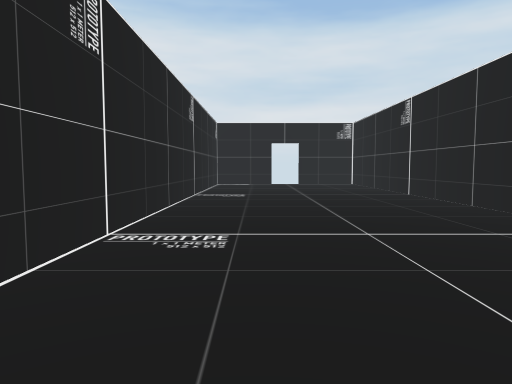
View 1 (above)

16 first-person views from a walk through a scene from a Unity 3-D project. The camera is 1.3 m above the floor, tilts 4° down and sees 70° across. The floor is counted in squares, 2 m on a side. Each view is taken from the middle of a square. On the plan, view 1 faces up. The plan holds only what a view shows up to about 11 squares ahead; the rest is blank. The player is left out. Door leaves are left out, so doorways stand open.

View 2
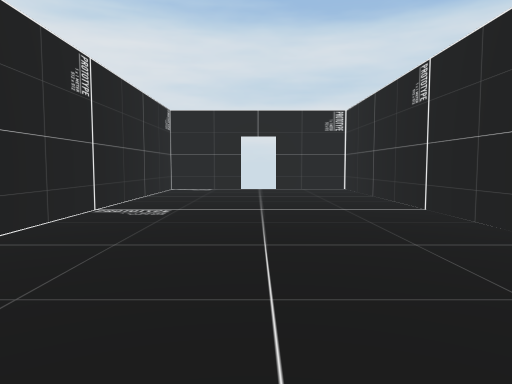

View 3
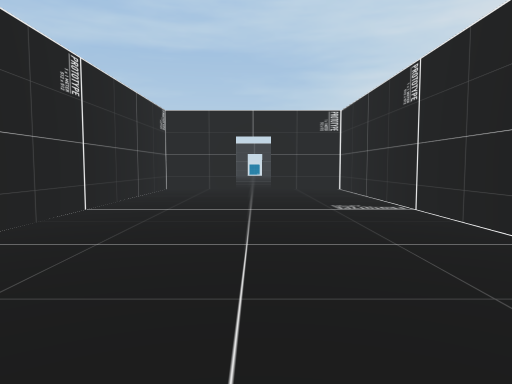

View 4
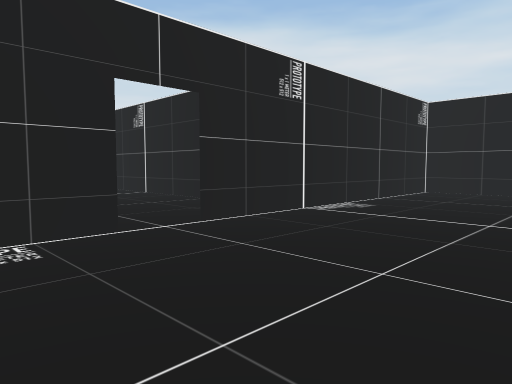

View 5
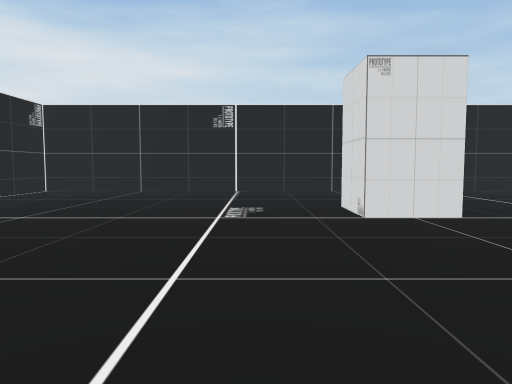

View 6
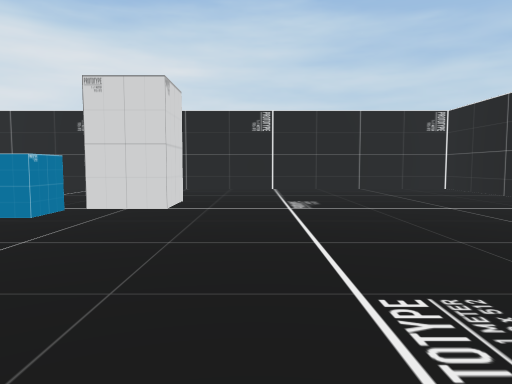

View 7
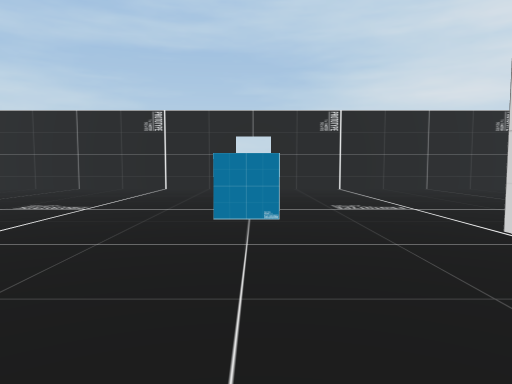

View 8
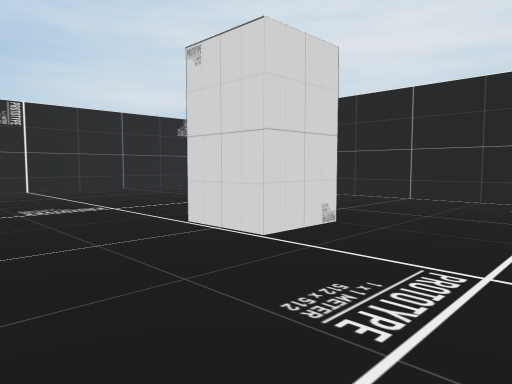

View 9
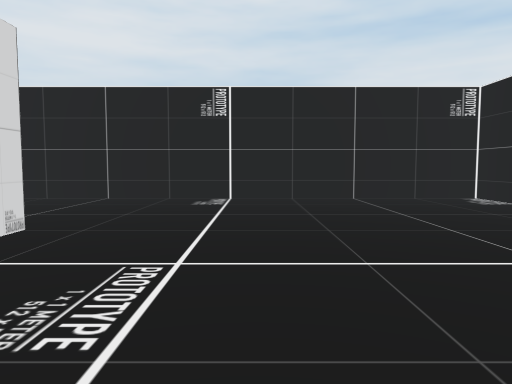

View 10
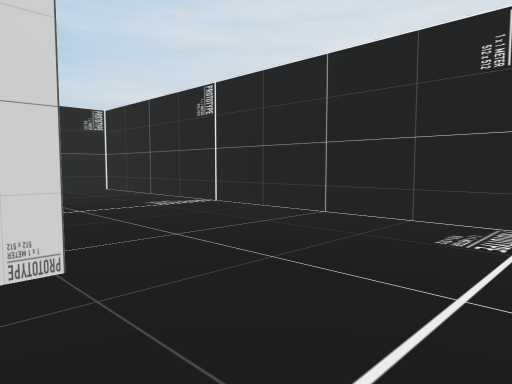

View 11
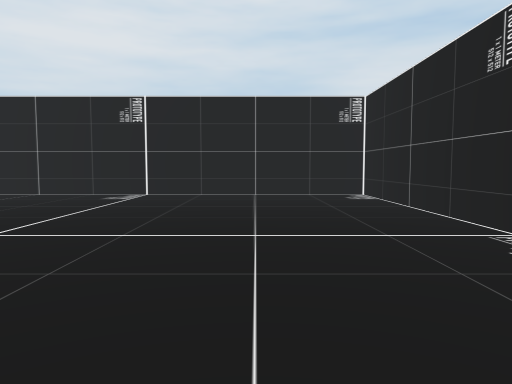

View 12
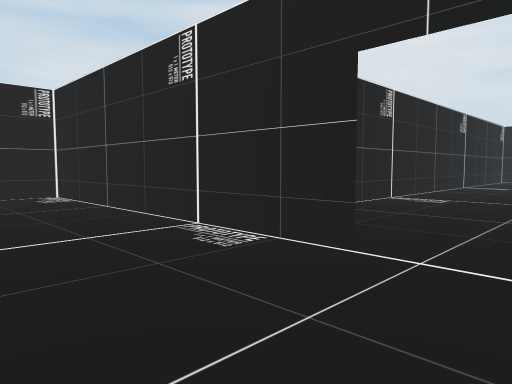

View 13
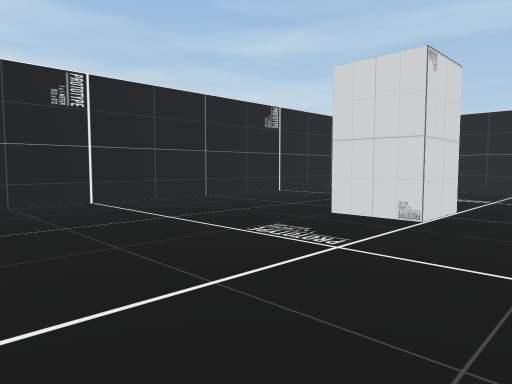

View 14
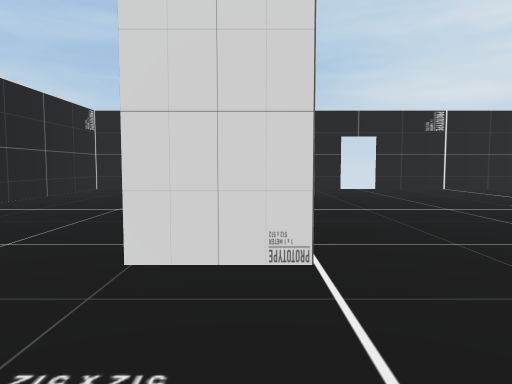

View 15
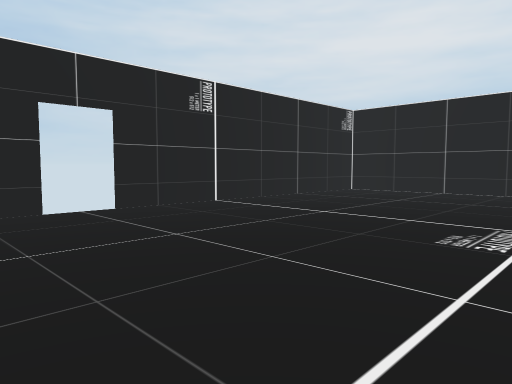

View 16
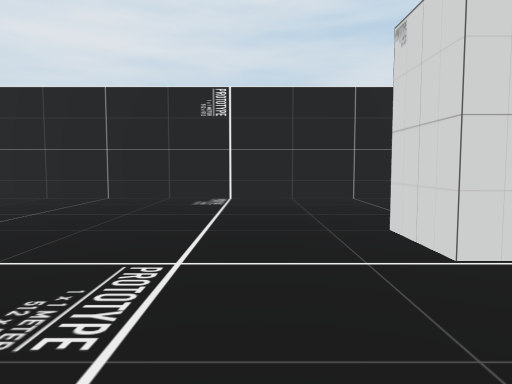

### Floor plan
Ten units are one square. View 1 is at (0, 0); x grows to the right and y downward. Boxes are objects, and circles mark ways between rooms. Rooms are numbered by the first view taken in them; rooms with no view inside come last. Other rooms are left out.
<svg viewBox="-69 -140 160 310">
<path fill="none" stroke="#000" d="M6 -135 -14 -135 -14 15 6 15M15 15 36 15 36 -135 15 -135M6 15 -64 15 -64 165 6 165M15 165 86 165 86 15 15 15"/>
<rect x="-25" y="85" width="10" height="10" fill="#bbb"><title>other object</title></rect>
<rect x="5" y="85" width="10" height="10" fill="#bbb"><title>other object</title></rect>
<rect x="35" y="85" width="10" height="10" fill="#bbb"><title>other object</title></rect>
<circle cx="10" cy="15" r="3" fill="#2a7"/>
<text x="10" y="-70">1</text>
<text x="10" y="90">2</text>
</svg>
Room 1 opens to room 2.

Where each view was taken, in squares from view 1:
view 1: 0 up, 0 right, facing up
view 2: 3 up, 1 right, facing up
view 3: 9 up, 1 right, facing down
view 4: 5 down, 1 left, facing up-right
view 5: 7 down, 1 left, facing right
view 6: 11 down, 2 left, facing right
view 7: 6 down, 1 right, facing down
view 8: 6 down, 1 right, facing down-left
view 9: 6 down, 1 right, facing left
view 10: 6 down, 2 left, facing down-left
view 11: 4 down, 2 right, facing left
view 12: 4 down, 2 right, facing up-left
view 13: 4 down, 2 right, facing down-right
view 14: 6 down, 4 right, facing down
view 15: 11 down, 3 right, facing down-left
view 16: 11 down, 1 right, facing left
